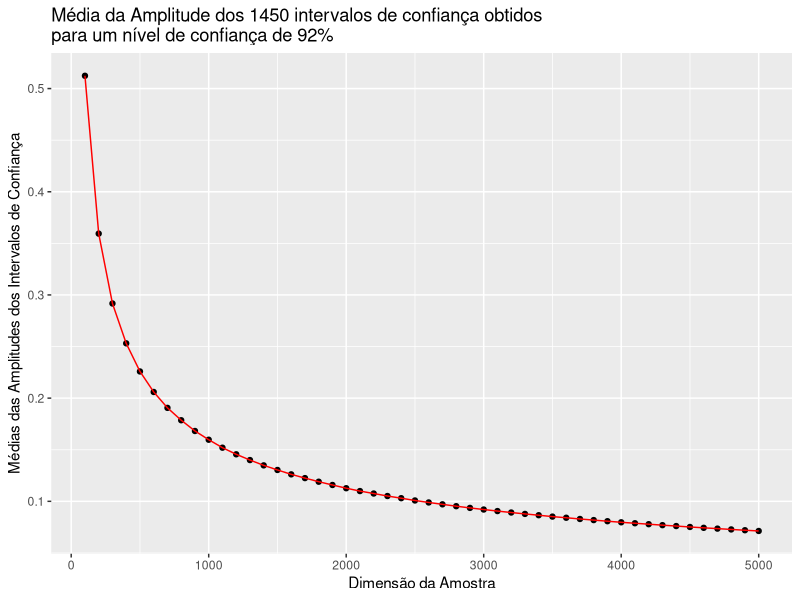

The R script that drew this image:
library(ggplot2)
seed = 155; nAmostras = 1450; start = 1; set.seed(seed); lambda = 1.44; alpha = 0.08

df1 = data.frame(matrix(nrow = 50, ncol = 2))
names(df1)[1] = "Ns"
names(df1)[2] = "Medias"

aux = 0
for(num in start : 50) {
  aux = aux + 100
  df1[num, 1] = aux
}

df2 = data.frame(c(1 : nAmostras))
names(df2)[1] = "Errors"

dim = 0
for (i in start : 50) {
  dim = dim + 100
  print(dim)
  for(num in start : nAmostras) {
    amostra =  rexp(dim, lambda)
    minA = (1 - qnorm(1 - alpha/2) / sqrt(dim)) / mean(amostra)
    maxA = (1 + qnorm(1 - alpha/2) / sqrt(dim)) / mean(amostra)
    errorAmp = maxA - minA
    df2[num, 1] = errorAmp
  }
  df1[i, 2] = mean(df2$Errors)
}

ggplot() + geom_point(aes(x = df1$Ns, y = df1$Medias)) + geom_line(aes(x = df1$Ns, y = df1$Medias), col = "red") +
  ylab("Médias das Amplitudes dos Intervalos de Confiança") + xlab("Dimensão da Amostra") +
  ggtitle("Média da Amplitude dos 1450 intervalos de confiança obtidos\npara um nível de confiança de 92%")